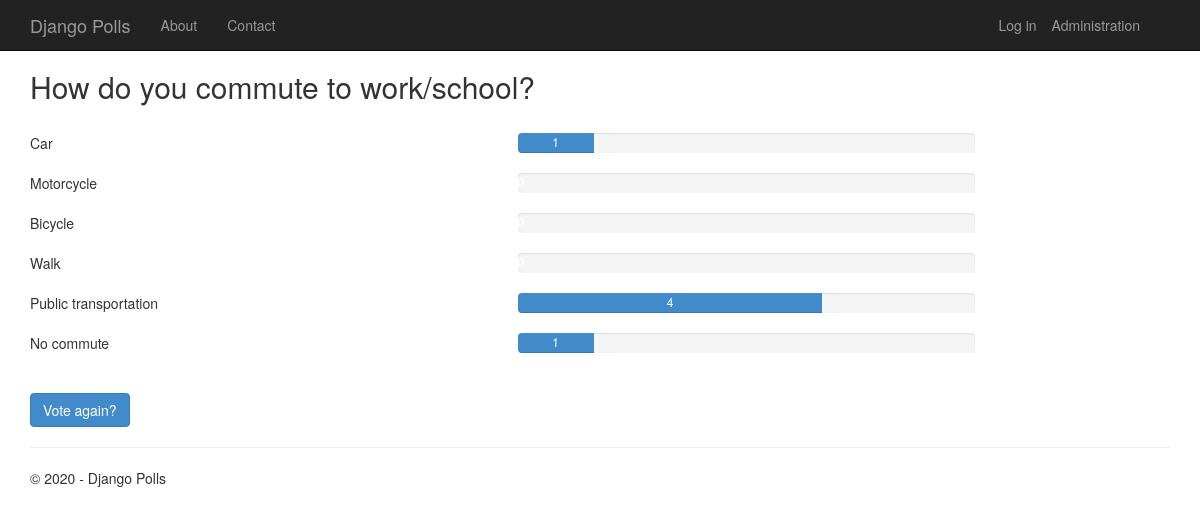
The app's page /2/results/ with its own data.
### app/models.py (models this page shows, shortened)
class Poll(models.Model):
    text = models.CharField(max_length=200)
    author = models.CharField(max_length=100, blank=True)
    pub_date = models.DateTimeField('date published')
    def total_votes(self):
        return self.choice_set.aggregate(Sum('votes'))['votes__sum']

class Choice(models.Model):
    poll = models.ForeignKey(Poll, on_delete=models.CASCADE)
    text = models.CharField(max_length=200)
    votes = models.IntegerField(default=0)
    def votes_percentage(self):
        total=self.poll.total_votes()
        return self.votes / float(total) * 100 if total > 0 else 0

### app/views.py (the view)
class PollResultsView(DetailView):
    model = Poll
    def get_context_data(self, **kwargs):
        context = super(PollResultsView, self).get_context_data(**kwargs)
        context['title'] = 'Results'
        context['year'] = datetime.now().year
        return context

### app/templates/app/results.html
{% extends "app/layout.html" %}
{% block content %}
<h2>{{ poll.text }}</h2>
<br />
{% for choice in poll.choice_set.all %}
<div class="row">
    <div class="col-sm-5">{{choice.text}}</div>
    <div class="col-sm-5">
        <div class="progress">
            <div class="progress-bar" role="progressbar" aria-valuenow="{{choice.votes}}" aria-valuemin="0" aria-valuemax="{{poll.total_votes}}" style="width: {{choice.votes_percentage}}%;">
                {{choice.votes}}
            </div>
        </div>
    </div>
</div>
{% endfor %}
<br />
<a class="btn btn-primary" href="{% url 'app:detail' poll.id %}">Vote again?</a>
{% endblock %}

### app/static/app/content/site.css (style rules this page uses)
body { padding-top: 50px; padding-bottom: 20px; }

### records on screen
Poll: text "How do you commute to work/school?"
Choice: text "Car", votes "1"
Choice: text "Motorcycle"
Choice: text "Bicycle"
Choice: text "Walk"
Choice: text "Public transportation", votes "4"
Choice: text "No commute", votes "1"

### other values on screen
{{ year }} "2020"
